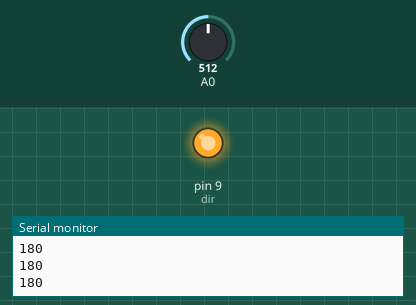
Bench run of a sketch on a simulated Arduino Uno, built with avr-gcc and run on an emulated ATmega328P. On the bench: output pins drawn as LEDs (lit = HIGH), the last lines printed to the serial monitor. The test bench sets the inputs (shaded band); at power-on: A0 = 512. Pins used as bus, display or sensor lines are not drawn.

Above: at 1.3 s.
1.4 s: A0 set to 306
At 1.53 s:
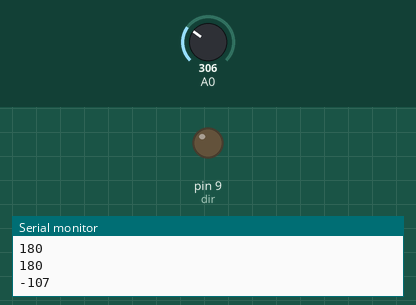
3.1 s: A0 set to 5
At 4.1 s:
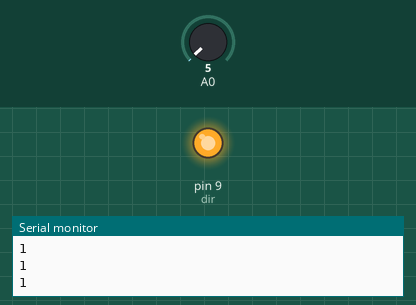
5.0 s: A0 set to 2
At 5.5 s:
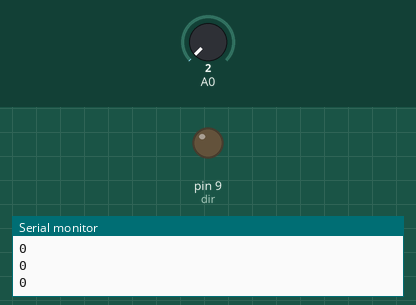
6.5 s: A0 set to 122
At 8.0 s:
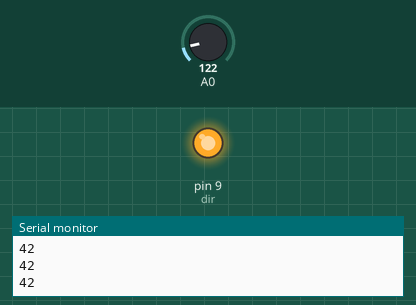
Timing chart, 0 to 9.0 s (numbered marks = the images above; inputs shaded):
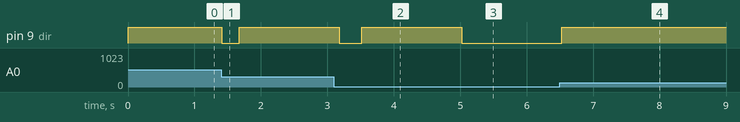

The sketch:

stepper_using_potentio.ino
```cpp
#define dir 9
#define rev 5
int potentio;
int steps;
int oldAngle=0;
int newAngle=0;
int newpot;
int Osteps=0;
int Nsteps;
void setup() {
  // put your setup code here, to run once:
 Serial.begin(9600);
pinMode(rev,OUTPUT);
pinMode(dir,OUTPUT);
pinMode(A0,INPUT);

}

void loop() {
  // put your main code here, to run repeatedly:
potentio=analogRead(A0);
Nsteps=Nsteps-Osteps;
Nsteps=map(potentio,0,1023,0,800);
newAngle=map(Nsteps,0,800,0,360);
//Serial.println(Nsteps);
  if(newAngle-oldAngle>0) {
    digitalWrite(dir,HIGH);
   Nsteps=map(potentio,0,1023,0,800);
   newAngle=map(Nsteps,0,800,0,360);
   steps=Nsteps-Osteps;

    for(int i=0 ; i<steps ; i++){

      digitalWrite(rev,HIGH);
      delayMicroseconds(500);

      digitalWrite(rev,LOW);
      delayMicroseconds(500);
    }
  }
    if(newAngle-oldAngle<0) {
    digitalWrite(dir,LOW);
   Nsteps=map(potentio,0,1023,0,800);
   newAngle=map(Nsteps,0,800,0,-360);
   steps=Nsteps-Osteps;
   steps=steps*(-1);
   Serial.println(newAngle);
    for(int i=0 ; i<steps ; i++){

      digitalWrite(rev,HIGH);
      delayMicroseconds(500);

      digitalWrite(rev,LOW);
      delayMicroseconds(500);
    }
  }
oldAngle=newAngle;
Osteps=Nsteps;
Serial.println(newAngle);
delay(100);

}
```

Measured:
- the behaviour switches between 4 and 3 on A0 (found by bisection; images 2 and 3)
- after the input at 1.4 s, pin 9 (dir): HIGH → LOW at once, → HIGH 0.26 s later
- after the input at 3.1 s, pin 9 (dir): HIGH → LOW after 0.08 s, → HIGH 0.34 s later
- after the input at 5.0 s, pin 9 (dir): HIGH → LOW at once
- after the input at 6.5 s, pin 9 (dir): LOW → HIGH at once
